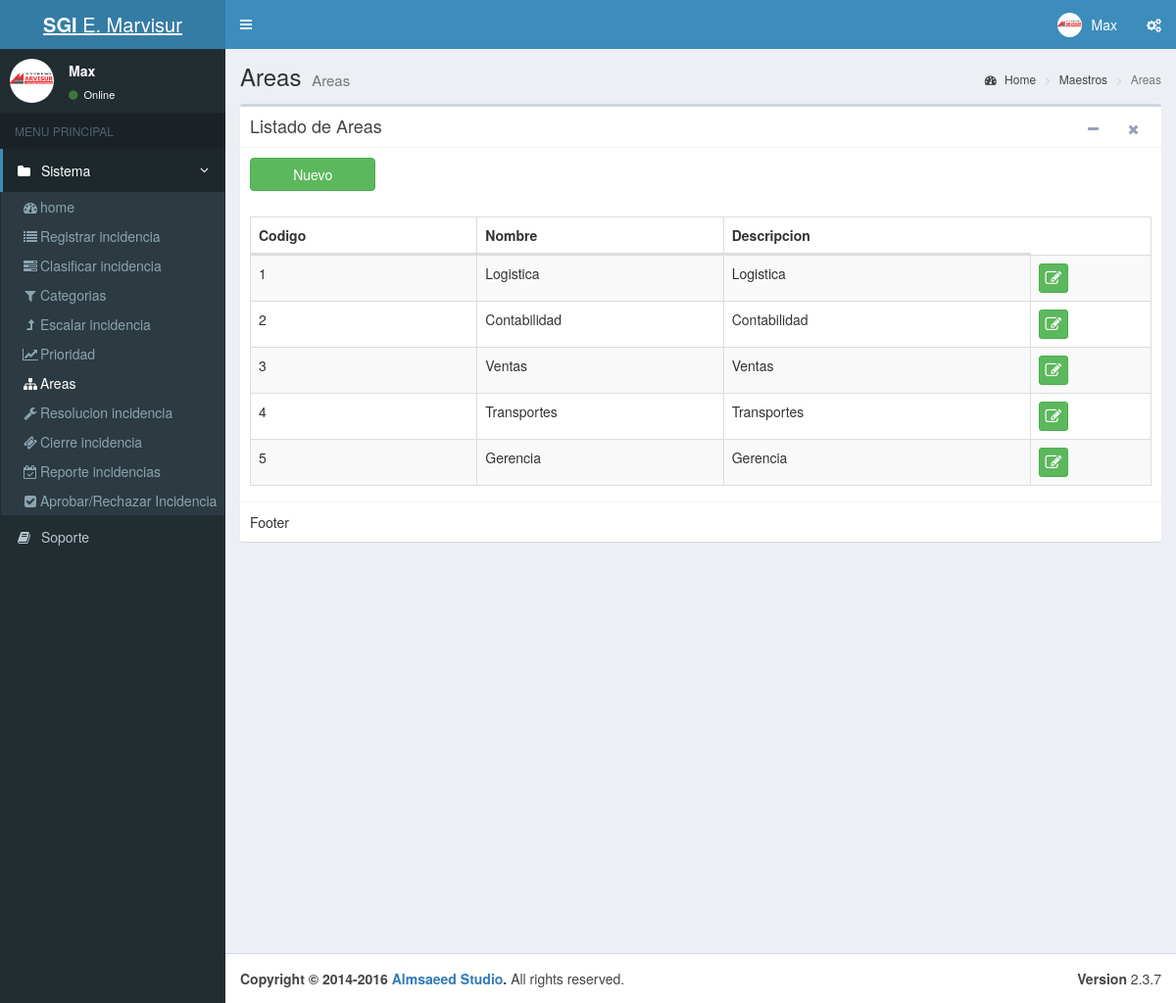
The app's page /index.php?c=Areas (signed in) with its own data.
### tables this page shows
CREATE TABLE IF NOT EXISTS `menus` (
  `MENU_Id` int(11) NOT NULL,
  `MENU_Padre` varchar(45) DEFAULT NULL,
  `MENU_Nombre` varchar(100) DEFAULT NULL,
  `MENU_Descripcion` varchar(200) DEFAULT NULL,
  `MENU_NombreFormulario` varchar(50) DEFAULT NULL,
  `MENU_Icono` varchar(30) DEFAULT NULL,
  `MENU_FechaAuditoria` datetime DEFAULT NULL
);

CREATE TABLE IF NOT EXISTS `areas` (
  `AREA_Id` int(11) NOT NULL,
  `AREA_Nombre` varchar(30) NOT NULL,
  `AREA_Descripcion` varchar(200) NOT NULL,
  `USUA_Id` int(11) NOT NULL,
  `AREA_FechaAuditoria` datetime NOT NULL
);

### controller/areas.controller.php (called while the page is built, shortened)
<?php
require_once 'model/areas.php';
require_once 'model/herramientas.php';
class AreasController{
    public function __CONSTRUCT(){
        $this->model = new areas();
        $this->herramientas = new herramientas();
    }
    public function Index(){
        require_once 'view/header.php';
        require_once 'view/areas/areas.php';
        require_once 'view/footer.php';
    }
}

### model/database.php (called while the page is built)
<?php
class Database
{
    public static function StartUp()
    {
        $pdo = new PDO('mysql:host=localhost;dbname=bd_incidencias;charset=utf8', 'root', '');
        $pdo->setAttribute(PDO::ATTR_ERRMODE, PDO::ERRMODE_EXCEPTION);
        return $pdo;
    }
}

### model/herramientas.php (called while the page is built, shortened)
<?php
class herramientas
{
	public function __CONSTRUCT()
	{
		try
		{
			$this->pdo = Database::StartUp();
		}
		catch(Exception $e)
		{
			die($e->getMessage());
		}
	}
	public function MenuValidacion($MenuPadre)
	{
		try
		{
			$stm = $this->pdo->prepare("SELECT
											M.MENU_Id,
											M.MENU_Padre,
											M.MENU_Nombre,
											M.MENU_NombreFormulario,
											M.MENU_Icono,
											R.ROL_Id,
											R.ROL_Nombre
											FROM
											menus M
											inner join permiso_rol PR on M.MENU_Id = PR.MENU_Id
											inner join rol R on PR.ROL_Id = R.ROL_Id
											WHERE
											PR.ROL_Id = ".$_SESSION['ROL_Id']."
											and MENU_Padre=?");
			$stm->execute(array($MenuPadre));
			return $stm->fetchAll(PDO::FETCH_OBJ);
		}
		catch(Exception $e)
		{
			die($e->getMessage());
		}
	}
public function MenuValidacionCabeceras()
	{
		try
		{
			$stm = $this->pdo->prepare("SELECT DISTINCT MENU_Padre FROM menus");
			$stm->execute();
			return $stm->fetchAll(PDO::FETCH_OBJ);
		}
		catch(Exception $e)
		{
			die($e->getMessage());
		}
	}
	public function ActiveMenus($ActiveMenu)
	{
		try
		{
			$stm = $this->pdo->prepare("SELECT MENU_Padre FROM menus where MENU_NombreFormulario = ?");
			$stm->execute(array($ActiveMenu));
			return $stm->fetchAll(PDO::FETCH_OBJ);
		}
		catch(Exception $e)
		{
			die($e->getMessage());
		}
	}
}

### model/areas.php (called while the page is built, shortened)
<?php
class areas
{
	public function __CONSTRUCT()
	{
		try
		{
			$this->pdo = Database::StartUp();
		}
		catch(Exception $e)
		{
			die($e->getMessage());
		}
	}
	public function ListarAreas()
	{
		try
		{
			$stm = $this->pdo->prepare("SELECT
										AREA_Id,
										AREA_Nombre,
										AREA_Descripcion
										 FROM areas");
			$stm->execute();
			return $stm->fetchAll(PDO::FETCH_OBJ);
		}
		catch(Exception $e)
		{
			die($e->getMessage());
		}
	}
}

### view/areas/areas.php (the view)
<div class="content-wrapper">
  <section class="content-header">
    <h1>
        Areas
      <small>Areas</small>
    </h1>
    <ol class="breadcrumb">
      <li><a href="#"><i class="fa fa-dashboard"></i> Home</a></li>
      <li><a href="#">Maestros</a></li>
      <li class="active">Areas</li>
    </ol>
  </section>
  <section class="content">
    <div class="box">
          <div class="box-header with-border">
             <h3 class="box-title">Listado de Areas</h3>
              <div class="box-tools pull-right">
                <button type="button" class="btn btn-box-tool" data-widget="collapse" data-toggle="tooltip" title="Collapse">
                  <i class="fa fa-minus"></i></button>
                <button type="button" class="btn btn-box-tool" data-widget="remove" data-toggle="tooltip" title="Remove">
                  <i class="fa fa-times"></i></button>
              </div>
          </div>
          <div class="box-body">
           <div class="row">
            <div class="col-lg-2">
                       <a class="btn btn-block btn-success" href="?c=areas&a=Crud">Nuevo </a>
                <br>
            </div>
          </div>
            <table   id="tbDTb" class="table table-striped  table-bordered">
              <thead>
                  <tr>
                      <th>Codigo</th>
                      <th>Nombre</th>
                      <th>Descripcion</th>
                 </tr>
              </thead>
              <tbody>
                <?php foreach($this->model->ListarAreas() as $r): ?>
                  <tr>
                    <td><?php echo $r->AREA_Id; ?></td>
                    <td><?php echo $r->AREA_Nombre; ?></td>
                    <td><?php echo $r->AREA_Descripcion; ?></td>
                    <td> <a href="?c=areas&a=Crud&Id=<?php echo $r->AREA_Id; ?>" data-toggle="tooltip" title="Editar" class="btn btn-social-icon btn-success btn-sm" ><i class="fa fa-fw fa-edit " ></i></a>  </td>
                  </tr>
                <?php endforeach; ?>
              </tbody>
          </table>
          </div>
          <div class="box-footer">
            Footer
          </div>
    </div>
  </section>
</div>

### view/header.php (shortened to what this page needs)
<!DOCTYPE html>
<html lang="es">
<head>
  <link rel="stylesheet" href="css/bootstrap/css/bootstrap.min.css">
  <link rel="stylesheet" href="//cdnjs.cloudflare.com/ajax/libs/font-awesome/4.5.0/css/font-awesome.min.css">
  <link rel="stylesheet" href="//cdnjs.cloudflare.com/ajax/libs/ionicons/2.0.1/css/ionicons.min.css">
  <link rel="stylesheet" href="css/dist/css/AdminLTE.min.css">
  <link rel="stylesheet" href="css/dist/css/skins/_all-skins.min.css">
  <link rel="stylesheet" href="css/plugins/datatables/dataTables.bootstrap.css">
  <link rel="stylesheet" href="assets/js/jquery-ui/jquery-ui.min.css" />
  <link rel="stylesheet" href="css/plugins/datatables/datatables.min.css">
  <link rel="stylesheet" href="css/plugins/datatables/fixedHeader.dataTables.min.css">
  <link rel="stylesheet" href="//cdnjs.cloudflare.com/ajax/libs/bootstrap-select/1.12.1/css/bootstrap-select.min.css">
  <link href="//maxcdn.bootstrapcdn.com/bootstrap/3.3.7/css/bootstrap.min.css" rel="stylesheet">
  <link href="css/fileinput/fileinput.css" media="all" rel="stylesheet" type="text/css"/>
      <link rel="stylesheet" href="css/plugins/datepicker/datepicker3.css">
</head>
<body class="hold-transition skin-blue sidebar-mini" >
  <div class="wrapper">
  <header class="main-header">
    <a href="index2.html" class="logo">
      <span class="logo-lg"><b>SGI</b> E. Marvisur</span>
    </a>
    <nav class="navbar navbar-static-top">
      <a href="#" class="sidebar-toggle" data-toggle="offcanvas" role="button">
      </a>
      <div class="navbar-custom-menu">
        <ul class="nav navbar-nav">
          <li class="dropdown user user-menu">
            <a href="#" class="dropdown-toggle" data-toggle="dropdown">
              <img src="<?php echo 'Recursos/Imagen/logo.png' ;?>" class="user-image" alt="User Image">
              <span class="hidden-xs"> <?php  echo  $_SESSION['USUA_Nombre'];?></span>
            </a>
          </li>
          <li>
            <a href="#" data-toggle="control-sidebar"><i class="fa fa-gears"></i></a>
          </li>
        </ul>
      </div>
    </nav>
  </header>
  <aside class="main-sidebar">
    <section class="sidebar">
      <div class="user-panel">
        <div class="pull-left image">
          <img src="<?php echo 'Recursos/Imagen/logo.png';?>" class="img-circle" alt="User Image">
        </div>
        <div class="pull-left info">
          <p><?php  echo  $_SESSION['USUA_Nombre'];?></p>
          <a href="#"><i class="fa fa-circle text-success"></i> Online</a>
        </div>
      </div>
      <ul class="sidebar-menu">
        <li class="header">MENU PRINCIPAL</li>
      <?php isset($_REQUEST['c'])?$active=$_REQUEST['c']:$active='';?>
        <?php foreach($this->herramientas->MenuValidacionCabeceras() as $t): ?>
           <?php foreach($this->herramientas->ActiveMenus($active) as $p): ?>
        <li class="<?php echo $p->MENU_Padre==$t->MENU_Padre? 'active' : '';?> treeview">
          <a href="#">
              <i class="fa fa-folder"></i> <span><?php echo $t->MENU_Padre; ?></span>
            <span class="pull-right-container">
              <i class="fa fa-angle-left pull-right"></i>
            </span>
          </a>
          <ul class="treeview-menu">
              <?php foreach($this->herramientas->MenuValidacion($t->MENU_Padre) as $r): ?>
              <li class="<?php echo $active == $r->MENU_NombreFormulario ? 'active' : ''; ?>"><a href="?c=<?php echo $r->MENU_NombreFormulario; ?>"><i class="<?php echo $r->MENU_Icono; ?>"></i><?php echo $r->MENU_Nombre; ?></a></li>
             <?php endforeach; ?>
          </ul>
        </li>
           <?php endforeach; ?>
        <?php endforeach; ?>
        <li><a href=""><i class="fa fa-book"></i> <span>Soporte</span></a></li>
    </section>
  </aside>

### records on screen
menus: MENU_Padre "Sistema", MENU_Nombre "Areas"
menus: MENU_Nombre "home"
menus: MENU_Nombre "Registrar incidencia"
menus: MENU_Nombre "Clasificar incidencia"
menus: MENU_Nombre "Categorias"
menus: MENU_Nombre "Escalar incidencia"
menus: MENU_Nombre "Prioridad"
menus: MENU_Nombre "Resolucion incidencia"
menus: MENU_Nombre "Cierre incidencia"
menus: MENU_Nombre "Reporte incidencias"
menus: MENU_Nombre "Aprobar/Rechazar Incidencia"
areas: AREA_Id "1", AREA_Nombre "Logistica", AREA_Descripcion "Logistica"
areas: AREA_Id "2", AREA_Nombre "Contabilidad", AREA_Descripcion "Contabilidad"
areas: AREA_Id "3", AREA_Nombre "Ventas", AREA_Descripcion "Ventas"
areas: AREA_Id "4", AREA_Nombre "Transportes", AREA_Descripcion "Transportes"
areas: AREA_Id "5", AREA_Nombre "Gerencia", AREA_Descripcion "Gerencia"

### other values on screen
$_SESSION['USUA_Nombre'] "Max"
